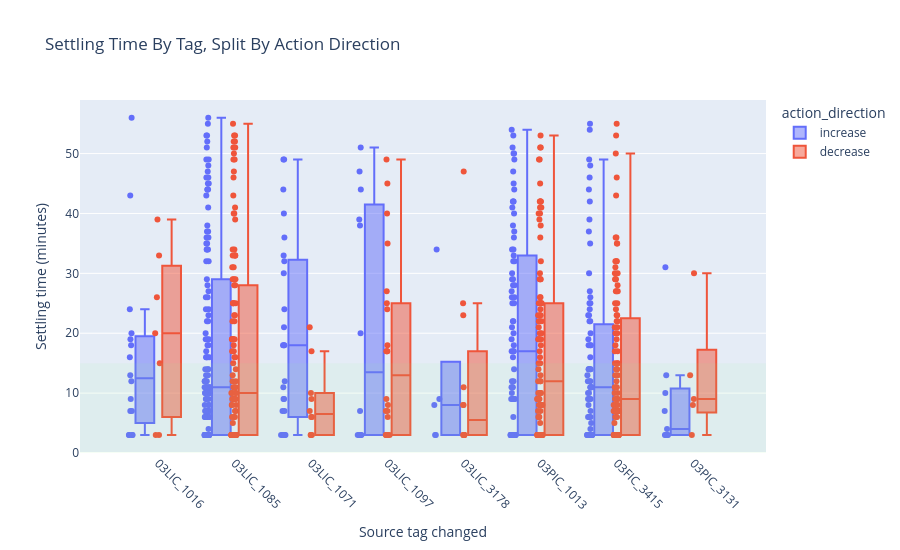

Notebook source saved alongside this figure:
### Code cell
# ── Visual 2: Settling time by tag and action direction ────────────────
plot_df = response_df.dropna(subset=['settling_time_mins']).copy()
tag_counts = plot_df['source_tag'].value_counts()
top_tags = tag_counts[tag_counts >= 10].index.tolist()
plot_df = plot_df[plot_df['source_tag'].isin(top_tags)]

fig = px.box(
    plot_df,
    x='source_tag',
    y='settling_time_mins',
    color='action_direction',
    points='all',
    hover_data=[
        'event_time', 'change_type', 'op_delta', 'pv_at_action',
        'settled_pv', 'action_zone', 'settled_zone', 'movement_towards_limits'
    ],
    title='Settling Time By Tag, Split By Action Direction',
    labels={
        'source_tag': 'Source tag changed',
        'settling_time_mins': 'Settling time (minutes)'
    }
)
fig.add_hrect(
    y0=0, y1=15,
    fillcolor='lightgreen', opacity=0.08, line_width=0
    )
fig.update_layout(height=550, xaxis_tickangle=45)
fig.show()

### Figure 1 — Plotly figure (JSON) as saved in the notebook; plotly's stock layout.template omitted (floating-point values rounded to 4 significant figures; data arrays with more than 128 entries replaced by an {"elided": "..."} marker saying what was removed)
{"data": [{"alignmentgroup": "True", "boxpoints": "all", "customdata": {"elided": "350x8 mixed values"}, "hovertemplate": "action_direction=increase<br>Source tag changed=%{x}<br>Settling time (minutes)=%{y}<br>event_time=%{customdata[0]}<br>change_type=%{customdata[1]}<br>op_delta=%{customdata[2]}<br>pv_at_action=%{customdata[3]}<br>settled_pv=%{customdata[4]}<br>action_zone=%{customdata[5]}<br>settled_zone=%{customdata[6]}<br>movement_towards_limits=%{customdata[7]}<extra></extra>", "legendgroup": "increase", "marker": {"color": "#636efa"}, "name": "increase", "notched": false, "offsetgroup": "increase", "orientation": "v", "showlegend": true, "type": "box", "x": {"elided": "350 str values"}, "x0": " ", "xaxis": "x", "y": {"elided": "350 float values"}, "y0": " ", "yaxis": "y"}, {"alignmentgroup": "True", "boxpoints": "all", "customdata": {"elided": "387x8 mixed values"}, "hovertemplate": "action_direction=decrease<br>Source tag changed=%{x}<br>Settling time (minutes)=%{y}<br>event_time=%{customdata[0]}<br>change_type=%{customdata[1]}<br>op_delta=%{customdata[2]}<br>pv_at_action=%{customdata[3]}<br>settled_pv=%{customdata[4]}<br>action_zone=%{customdata[5]}<br>settled_zone=%{customdata[6]}<br>movement_towards_limits=%{customdata[7]}<extra></extra>", "legendgroup": "decrease", "marker": {"color": "#EF553B"}, "name": "decrease", "notched": false, "offsetgroup": "decrease", "orientation": "v", "showlegend": true, "type": "box", "x": {"elided": "387 str values"}, "x0": " ", "xaxis": "x", "y": {"elided": "387 float values"}, "y0": " ", "yaxis": "y"}], "layout": {"boxmode": "group", "height": 550, "legend": {"title": {"text": "action_direction"}, "tracegroupgap": 0}, "shapes": [{"fillcolor": "lightgreen", "line": {"width": 0}, "opacity": 0.08, "type": "rect", "x0": 0, "x1": 1, "xref": "x domain", "y0": 0, "y1": 15, "yref": "y"}], "title": {"text": "Settling Time By Tag, Split By Action Direction"}, "xaxis": {"anchor": "y", "domain": [0, 1], "tickangle": 45, "title": {"text": "Source tag changed"}}, "yaxis": {"anchor": "x", "domain": [0, 1], "title": {"text": "Settling time (minutes)"}}}}
